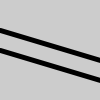
Frame 1 (no input)
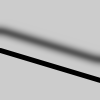
Frame 60 (the mouse pressed at the canvas centre just before this capture)
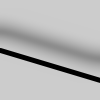
Frame 120 (the mouse held since frame 60 and released just before this capture)

The Processing sketch that drew these frames (run headless with seeded random() and noise(); from frame 60 on, the mouse is pressed at the canvas centre):

// Processing sketch: fuzzy
// ── fuzzy.pde
float fuzzy = 0.0;

void setup() {
  size(100, 100);
  strokeWeight(5);
  noFill();
}

void draw() {
  background(204);
  if (fuzzy < 16.0) {
    fuzzy += 0.05;
  }
  line(0, 30, 100, 60);
  filter(BLUR, fuzzy); 
  line(0, 50, 100, 80);
} 
